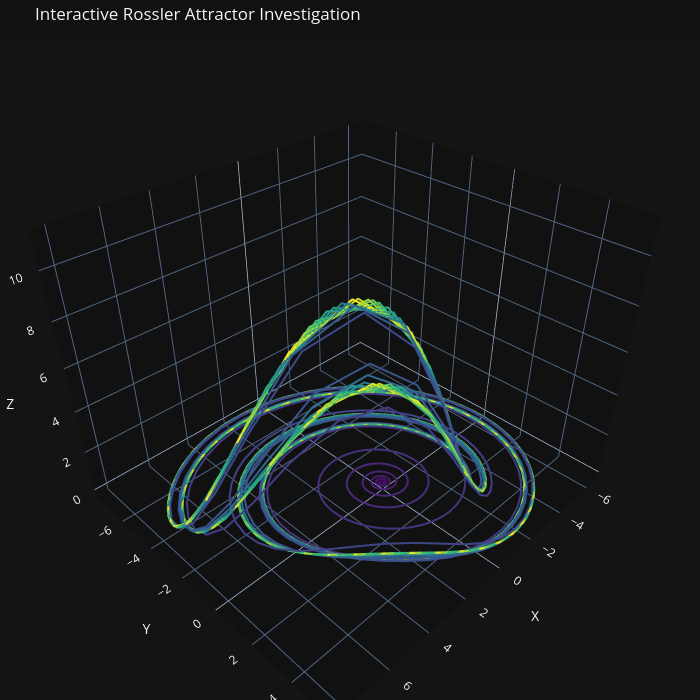

The cell this chart's notebook holds for it:
### Code cell
import plotly.graph_objects as go

x, y, z = states

# Create an interactive 3D plot
fig = go.Figure(data=[go.Scatter3d(
    x=x, y=y, z=z,
    mode='lines',
    line=dict(
        color=t_eval,      # Color path by time progress
        colorscale='Viridis', 
        width=4
    ),
    name='Rossler Path'
)])

fig.update_layout(
    title='Interactive Rossler Attractor Investigation',
    scene=dict(
        xaxis_title='X',
        yaxis_title='Y',
        zaxis_title='Z',
        bgcolor='rgb(20, 20, 20)' # Dark background for better visibility
    ),
    template='plotly_dark',
    margin=dict(l=0, r=0, b=0, t=40),
    width=700,
    height=700
)

fig.show()

### Figure 1 — Plotly figure (JSON) as saved in the notebook; plotly's stock layout.template omitted (floating-point values rounded to 4 significant figures; data arrays with more than 128 entries replaced by an {"elided": "..."} marker saying what was removed)
{"data": [{"line": {"color": {"elided": "2048 float values"}, "colorscale": [[0, "#440154"], [0.1111, "#482878"], [0.2222, "#3e4989"], [0.3333, "#31688e"], [0.4444, "#26828e"], [0.5556, "#1f9e89"], [0.6667, "#35b779"], [0.7778, "#6ece58"], [0.8889, "#b5de2b"], [1, "#fde725"]], "width": 4}, "mode": "lines", "name": "Rossler Path", "type": "scatter3d", "x": {"elided": "2048 float values"}, "y": {"elided": "2048 float values"}, "z": {"elided": "2048 float values"}}], "layout": {"height": 700, "margin": {"b": 0, "l": 0, "r": 0, "t": 40}, "scene": {"bgcolor": "rgb(20, 20, 20)", "xaxis": {"title": {"text": "X"}}, "yaxis": {"title": {"text": "Y"}}, "zaxis": {"title": {"text": "Z"}}}, "title": {"text": "Interactive Rossler Attractor Investigation"}, "width": 700}}
